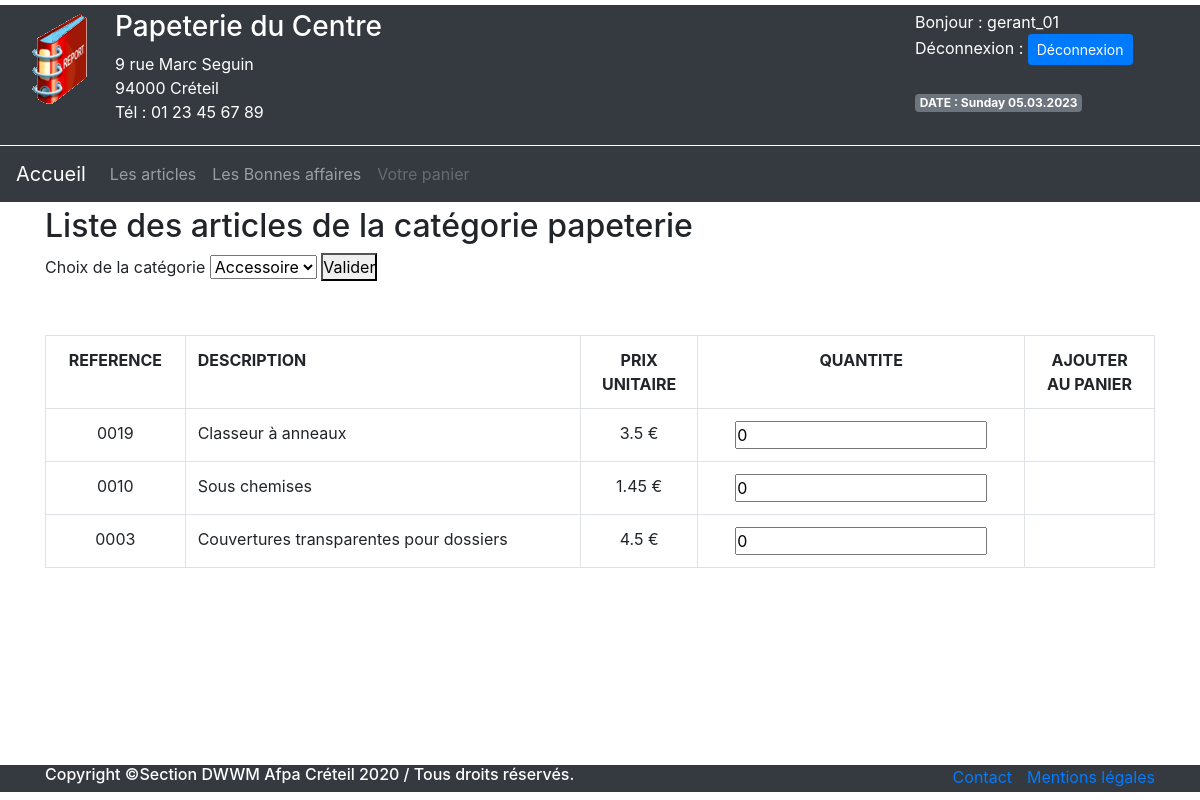
/210-TP05_Papeterie_php/list_article.php (signed in), run on the app's committed database.
### tables this page shows
CREATE TABLE `articles` (
  `id_art` int(11) NOT NULL,
  `code_art` varchar(10) NOT NULL,
  `libelle_art` varchar(255) NOT NULL,
  `prix_ht_art` float NOT NULL,
  `promo_art` tinyint(1) NOT NULL,
  `id_cat` int(11) NOT NULL
);

### 210-TP05_Papeterie_php/dao.php (called while the page is built, shortened)
<?php
$dbconnect = new PDO('mysql:host=localhost;dbname=papeterie;charset=UTF8', 'root', '');
function getArticlesByCategorie(string $cat){
    global $dbconnect;
    $sql = 'SELECT * FROM `articles` NATURAL JOIN categories WHERE libelle_cat = :libelle';
    $art_stat = $dbconnect->prepare($sql);
    $art_stat->bindParam('libelle', $cat);
    $art_stat->execute();
    $articles = $art_stat->fetchAll(PDO::FETCH_ASSOC);
    return $articles;
}
function getAllCategorie(){
    global $dbconnect;
    $sql ='SELECT * FROM categories ORDER BY libelle_cat';
    $cat_stat = $dbconnect->query($sql);
    $categories = $cat_stat->fetchAll(PDO::FETCH_ASSOC);
    return $categories;
}

### 210-TP05_Papeterie_php/list_article.php (the view, shortened to what this page needs)
<?php
    $choix = 'papeterie';
?>
<!DOCTYPE html>
<html lang="fr">
<head>
    <link href="dist/css/bootstrap.css" rel="stylesheet">
    <link href="css/papeterie.css" rel="stylesheet" type="text/css" />
</head>
<body>
    <div class='wrap'>
        <main class="container">
            <h2>Liste des articles de la catégorie <?= $choix ?></h2>
            <form method="get" action="list_article.php">
                <label>Choix de la catégorie </label>
                <select name="choix_cat">
                    <?php
                    $tab_categorie = getAllCategorie();
                    foreach($tab_categorie as $cat){
                        echo '<option value="'.$cat['libelle_cat'].'">'.$cat['libelle_cat'].'</option>';
                    }
                    ?>
                 </select>
                <button>Valider</button>
            </form>
            <br><br>
            <table class="table table-bordered">
                <tbody id="ligne">
                    <tr>
                        <th class="text-center w-10">REFERENCE</th>
                        <th class="w-60">DESCRIPTION</th>
                        <th class="text-center w-10">PRIX<br>UNITAIRE</th>
                        <th class="text-center w-10">QUANTITE</th>
                        <th class="text-center w-10">AJOUTER<br>AU PANIER</th>
                    </tr>
                    <?php
                        $tab_article = getArticlesByCategorie($choix);
                        foreach($tab_article as $article){
                            echo '<tr>
                                <td class="text-center">'.$article['code_art'].'</td>
                                <td>'.$article['libelle_art'].'</td>
                                <td class="prix text-center">'.$article['prix_ht_art'].'</td>
                                <td class="text-center"><input type="number" value="0" min="0" /></td>
                                <td class="text-center"></td>
                            </tr>';
                        } ?>
                </tbody>
            </table>
        </main>
    </div>
</body>
</html>

### 210-TP05_Papeterie_php/css/papeterie.css (style rules this page uses)
* { margin:0px; padding:0px; }
main { margin:5px 5%; }
table { width:90%; border:none; border-collapse:collapse; }
.prix::after { content: " €"; }
.wrap { min-height: calc(100vh - 40px); }

### data on the page
articles: code_art "0019", libelle_art "Classeur à anneaux", prix_ht_art "3.5"
articles: code_art "0010", libelle_art "Sous chemises", prix_ht_art "1.45"
articles: code_art "0003", libelle_art "Couvertures transparentes pour dossiers", prix_ht_art "4.5"

### other printed values
$_SESSION['nom'] "gerant_01"
$choix "papeterie"
form field choix_cat "Accessoire"
